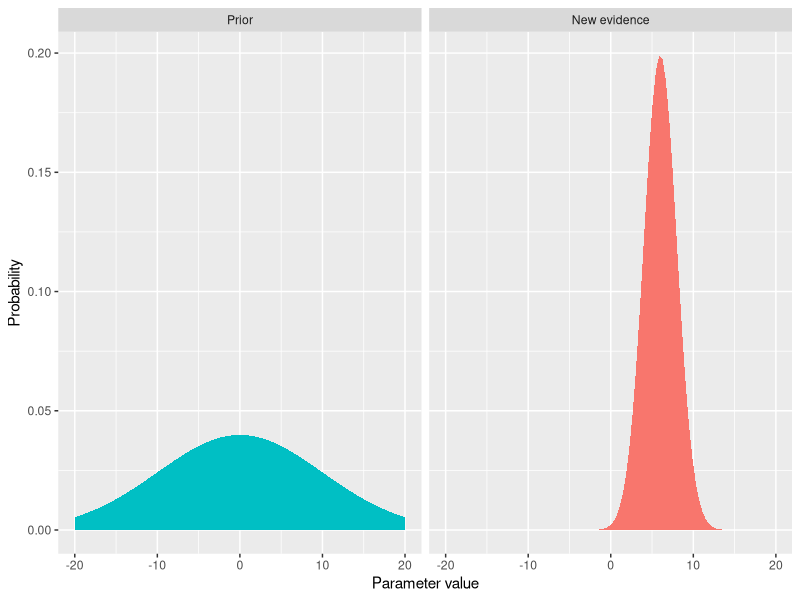
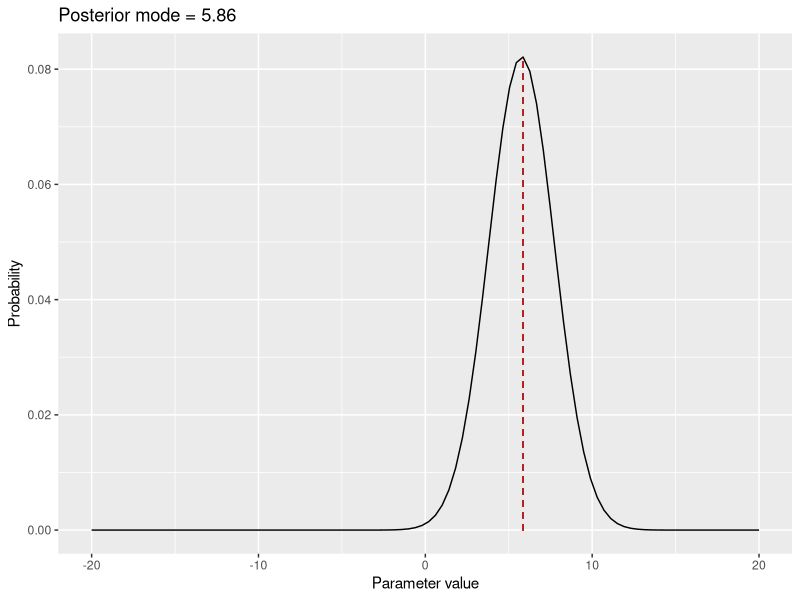
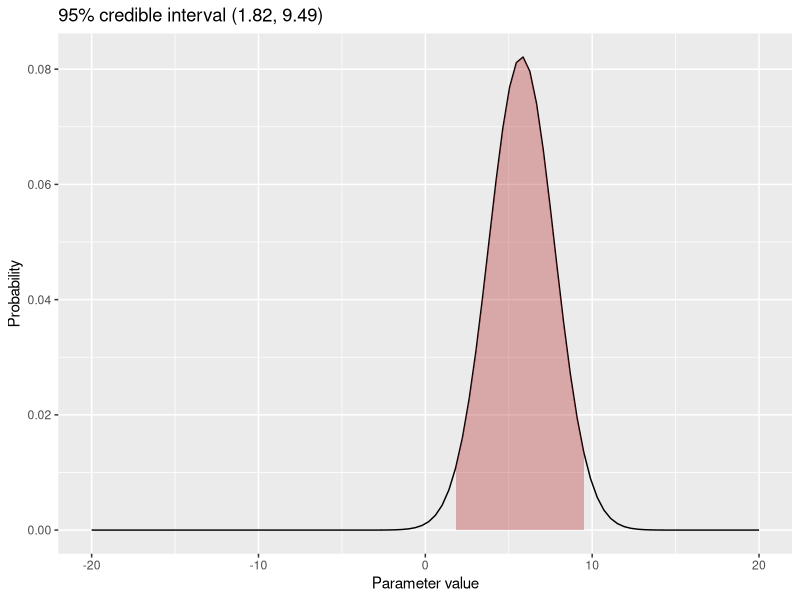

Generate these figures, in order, with R:
## ---- chunk 1
knitr::opts_chunk$set(echo = FALSE, cache = TRUE, message = FALSE, warning = FALSE, fig.align = "center")
library(tidyverse)
library(patchwork)
library(gganimate)

theme_illustration <- theme_void() + theme(legend.position = "none", strip.text.x = element_blank())
## ---- chunk 2
p_grid <- seq(-20, 20, length.out = 100)
prior <- dnorm(p_grid, mean = 0, sd = 10)
likelihood <- dnorm(p_grid, mean = 6, sd = 2)
posterior <- (likelihood * prior) / sum (likelihood * prior)

anim_data <- tibble(
  x = p_grid,
  Prior = prior,
  `New evidence` = likelihood,
  Posterior = posterior
) %>%
  pivot_longer(-x, names_to = "state") 

anim_data %>%
  filter(state %in% c("Prior", "New evidence")) %>%
  mutate(statef = factor(state, levels = c("Prior", "New evidence", "Posterior"))) %>%
  ggplot(aes(x, value, fill = state)) +
  geom_ribbon(aes(ymax = value), ymin = 0) +
  facet_wrap(~statef) +
  theme(legend.position = "none") +
  labs(x = "Parameter value", y = "Probability")
## ---- chunk 3
anim <- anim_data %>%
  filter(state %in% c("Prior", "Posterior")) %>%
  mutate(statef = factor(state, levels = c("Prior", "Posterior"))) %>%
  arrange(-desc(state)) %>%
  ggplot(aes(x, value)) +
  geom_line() + 
  transition_states(statef) + 
  ease_aes('cubic-in-out') +
  labs(x = "Parameter value", y = "Probability") +
  ggtitle("{closest_state}")

animate(anim, height = 400, width = 700)
## ---- chunk 4
posterior_plot <- anim_data %>%
  filter(state == "Posterior") %>%
  ggplot(aes(x, value)) +
  geom_line() +
  labs(x = "Parameter value", y = "Probability")

posterior_plot +
  geom_segment(x = p_grid[which.max(posterior)], xend = p_grid[which.max(posterior)],
               y = 0, yend = max(posterior), linetype = 2, colour = "firebrick") +
  ggtitle("Posterior mode = 5.86")
## ---- chunk 5
posterior_sample <- sample(p_grid, size = 100000, replace = TRUE, prob = posterior)
credible <- quantile(posterior_sample, probs = c(0.025, 0.975))

posterior_interval <- data.frame(x = p_grid[p_grid >= credible[1] & p_grid <= credible[2]],
                                 value = posterior[p_grid >= credible[1] & p_grid <= credible[2]])
posterior_plot +
  geom_ribbon(data = posterior_interval, aes(ymax = value), ymin = 0,
              fill = "firebrick", alpha = 1/3) +
  ggtitle("95% credible interval (1.82, 9.49)")
